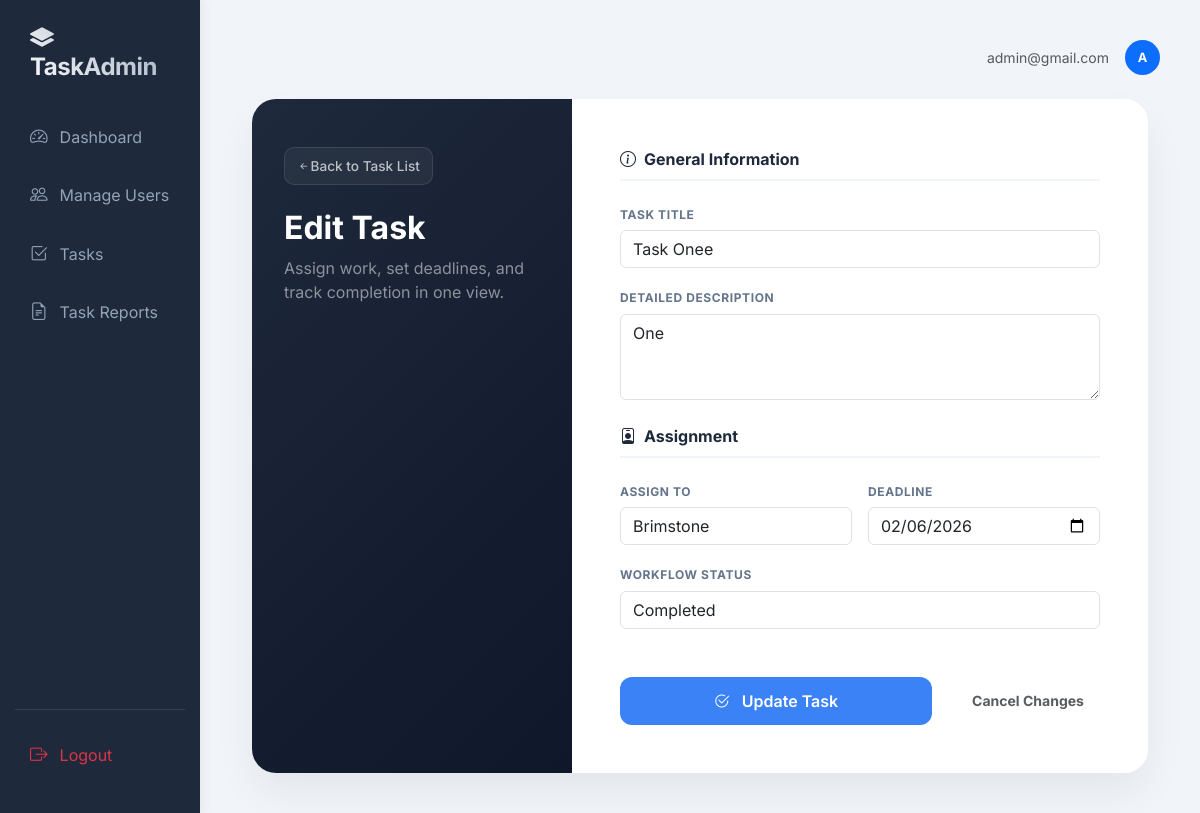
/manage-tasks/update/1/ (signed in), run on the app's committed database.
### tasks/models.py (models this page shows, shortened)
class User(AbstractUser):
    ROLE_SUPERADMIN = 'superadmin'
    ROLE_ADMIN = 'admin'
    ROLE_USER = 'user'
    ROLE_CHOICES = [
        (ROLE_SUPERADMIN, 'SuperAdmin'),
        (ROLE_ADMIN, 'Admin'),
        (ROLE_USER, 'User'),
    ]
    role = models.CharField(max_length=20, choices=ROLE_CHOICES, default=ROLE_USER)
    manager = models.ForeignKey(
        'self',
        on_delete=models.SET_NULL,
        null=True, blank=True,
        limit_choices_to={'role': ROLE_ADMIN},
        related_name='managed_users'
    )
    def is_superadmin(self):
        return self.role == self.ROLE_SUPERADMIN

class Task(models.Model):
    STATUS_PENDING = 'pending'
    STATUS_IN_PROGRESS = 'in_progress'
    STATUS_COMPLETED = 'completed'
    STATUS_CHOICES = [
        (STATUS_PENDING, 'Pending'),
        (STATUS_IN_PROGRESS, 'In Progress'),
        (STATUS_COMPLETED, 'Completed'),
    ]
    title = models.CharField(max_length=255)
    description = models.TextField(blank=True)
    assigned_to = models.ForeignKey('tasks.User', on_delete=models.CASCADE, related_name='tasks')
    due_date = models.DateField(null=True, blank=True)
    status = models.CharField(max_length=30, choices=STATUS_CHOICES, default=STATUS_PENDING)
    completion_report = models.TextField(blank=True, null=True)
    worked_hours = models.DecimalField(max_digits=6, decimal_places=2, null=True, blank=True)
    created_at = models.DateTimeField(default=timezone.now)

### tasks/web_views.py (the view)
# urls.py: path('manage-tasks/update/<int:pk>/', web_views.task_upsert, name='task_update'),
@login_required
def task_upsert(request, pk=None):
    task = get_object_or_404(Task, pk=pk) if pk else None
    if task and request.user.role == 'user' and task.assigned_to != request.user:
        return redirect('manage_tasks')
    if not task and request.user.role == 'user':
        return redirect('manage_tasks')
    if request.method == 'POST':
        form = TaskForm(request.POST, instance=task, user=request.user)
        if form.is_valid():
            task_instance = form.save(commit=False)
            if request.user.role == 'user' and task:
                task_instance.title = task.title
                task_instance.assigned_to = task.assigned_to
                task_instance.description = task.description
                task_instance.due_date = task.due_date
            task_instance.save()
            return redirect('manage_tasks')
    else:
        form = TaskForm(instance=task, user=request.user)
        if request.user.role == 'user':
            for field_name in ['title', 'assigned_to', 'description', 'due_date']:
                if field_name in form.fields:
                    form.fields[field_name].disabled = True
    context_title = "Update Progress" if request.user.role == 'user' else ("Edit Task" if task else "Create Task")
    return render(request, 'admin/task_form.html', {
        'form': form,
        'task': task,
        'title': context_title
    })

### tasks/templates/admin/task_form.html (shortened to what this page needs)
{% extends 'base.html' %}
{% block content %}
<div class="container-fluid">
    <div class="split-container">
        <div class="form-sidebar">
            <div class="mb-4">
                <a href="{% url 'manage_tasks' %}" class="btn-back">
                    <i class="bi bi-arrow-left-short"></i> Back to Task List
                </a>
            </div>
            <div class="mb-4">
                <h2 class="fw-bold">{{ title }}</h2>
                <p class="text-white-50">
                    {% if request.user.role == 'user' %}
                        Submit your completion report and worked hours for review.
                    {% else %}
                        Assign work, set deadlines, and track completion in one view.
                    {% endif %}
                </p>
            </div>
        </div>
        <div class="form-content">
            <form method="post" novalidate>
                <div class="section-header">
                    <i class="bi bi-info-circle me-2"></i> General Information
                </div>
                <div class="row g-3 mb-4">
                    <div class="col-12">
                        <label class="form-label">Task Title</label>
                        {{ form.title }}
                    </div>
                    <div class="col-12">
                        <label class="form-label">Detailed Description</label>
                        {{ form.description }}
                    </div>
                </div>
                <div class="section-header">
                    <i class="bi bi-person-badge me-2"></i> Assignment
                </div>
                <div class="row g-3 mb-4">
                    <div class="col-md-6">
        <label class="form-label">Assign To</label>
        {% if request.user.role == 'user' %}
            <div class="form-control bg-light" style="cursor: not-allowed; opacity: 0.8;">
                {{ task.assigned_to.username|default:"Not Assigned" }}
            </div>
            <input type="hidden" name="assigned_to" value="{{ task.assigned_to.id }}">
        {% else %}
            {{ form.assigned_to }}
        {% endif %}
    </div>
                    <div class="col-md-6">
                        <label class="form-label">Deadline</label>
                        {{ form.due_date }}
                    </div>
                    <div class="col-md-12">
                        <label class="form-label">Workflow Status</label>
                        {{ form.status }}
                    </div>
                </div>
                <div class="row mt-5">
                    <div class="col-md-8">
                        <button type="submit" class="btn-save-compact">
                            <i class="bi bi-check2-circle me-2"></i>
                            {% if request.user.role == 'user' %}Update Report{% else %}Update Task{% endif %}
                        </button>
                    </div>
                    <div class="col-md-4 d-flex align-items-center justify-content-center">
                        <a href="{% url 'manage_tasks' %}" class="text-muted small text-decoration-none fw-bold">Cancel Changes</a>
                    </div>
                </div>
            </form>
        </div>
    </div>
</div>
{% endblock %}

### tasks/templates/base.html (shortened to what this page needs)
<!DOCTYPE html>
<html lang="en">
<head>
    <link rel="stylesheet" href="https://cdn.jsdelivr.net/npm/bootstrap@5.3.0/dist/css/bootstrap.min.css">
    <link rel="stylesheet" href="https://cdn.jsdelivr.net/npm/bootstrap-icons@1.11.0/font/bootstrap-icons.css">
</head>
<body>
    <div class="container-fluid">
        <div class="row">
            <nav class="col-md-3 col-lg-2 sidebar d-flex flex-column">
                <h4><i class="bi bi-layers-fill me-2"></i>TaskAdmin</h4>
                <div class="nav-links">
    <a href="{% url 'dashboard' %}"
       class="{% if request.resolver_match.url_name == 'dashboard' %}active{% endif %}">
        <i class="bi bi-speedometer2"></i> Dashboard
    </a>
   {% if request.user.is_superadmin %}
    <a href="{% url 'manage_users' %}"
       class="{% if request.resolver_match.url_name == 'manage_users' or 'user' in request.resolver_match.url_name %}active{% endif %}">
        <i class="bi bi-people"></i> Manage Users
    </a>
{% endif %}
<a href="{% url 'manage_tasks' %}"
   class="{% if request.resolver_match.url_name == 'manage_tasks' %}active{% endif %}">
    <i class="bi bi-check2-square"></i> Tasks
</a>
{% if request.user.role == 'superadmin' or request.user.role == 'admin' %}
    <a href="{% url 'task_reports' %}"
       class="{% if request.resolver_match.url_name == 'task_reports' %}active{% endif %}">
        <i class="bi bi-file-earmark-text"></i> Task Reports
    </a>
{% endif %}
</div>
                <div class="logout-btn mt-auto">
                    <a href="{% url 'logout' %}" class="text-danger">
                        <i class="bi bi-box-arrow-right"></i> Logout
                    </a>
                </div>
            </nav>
            <main class="col-md-9 col-lg-10 content">
                <header class="d-flex justify-content-end align-items-center mb-4">
                    <div class="user-profile d-flex align-items-center">
                        <span class="me-3 text-muted small">{{ request.user.email }}</span>
                        <div class="rounded-circle bg-primary text-white d-flex align-items-center justify-content-center fw-bold" style="width: 35px; height: 35px; font-size: 0.8rem;">
                            {{ request.user.username|slice:":1"|upper }}
                        </div>
                    </div>
                </header>
                {% block content %}{% endblock %}
            </main>
        </div>
    </div>
</body>
</html>

### tasks/templates/base.html (style rules this page uses)
:root { --sidebar-bg: #1e293b; --accent-color: #3b82f6; --text-muted: #94a3b8; --body-bg: #f1f5f9; }
body { font-family: 'Inter', sans-serif; background-color: var(--body-bg); color: #334155; }
.sidebar { min-height: 100vh; background: var(--sidebar-bg); color: white; padding: 24px 15px; box-shadow: 4px 0 10px rgba(0,0,0,0.05); transition: all 0.3s; }
.sidebar h4 { font-weight: 700; letter-spacing: -0.5px; padding-left: 15px; margin-bottom: 30px; background: linear-gradient(45deg, #fff, #94a3b8); -webkit-background-clip: text; -webkit-text-fill-color: transparent; }
.sidebar a { color: var(--text-muted); text-decoration: none; display: flex; align-items: center; padding: 12px 15px; margin-bottom: 8px; border-radius: 8px; transition: all 0.2s ease-in-out; }
.sidebar a i { margin-right: 12px; font-size: 1.1rem; }
.content { padding: 40px; }
.logout-btn { margin-top: auto; border-top: 1px solid rgba(255,255,255,0.1); padding-top: 20px; }

### tasks/templates/admin/task_form.html (style rules this page uses)
.split-container { display: flex; background: #ffffff; border-radius: 24px; overflow: hidden; box-shadow: 0 20px 40px rgba(0,0,0,0.06); min-height: 600px; margin-top: 1rem; }
.form-sidebar { flex: 0 0 320px; background: linear-gradient(135deg, #1e293b 0%, #0f172a 100%); padding: 3rem 2rem; color: white; display: flex; flex-direction: column; }
.form-content { flex: 1; padding: 3rem; background: #ffffff; }
.form-label { font-weight: 700; color: #64748b; font-size: 0.75rem; text-transform: uppercase; letter-spacing: 0.05em; margin-bottom: 0.4rem; }
input, select, textarea { background: #f8fafc; border: 2px solid #f1f5f9; border-radius: 12px; padding: 0.6rem 1rem; font-size: 0.9rem; transition: all 0.2s; width: 100%; }
.section-header { font-size: 1rem; font-weight: 700; color: #1e293b; margin-bottom: 1.25rem; padding-bottom: 0.5rem; border-bottom: 2px solid #f1f5f9; display: flex; align-items: center; }
.btn-save-compact { background: #3b82f6; color: white; border: none; padding: 12px 30px; border-radius: 12px; font-weight: 600; width: 100%; transition: all 0.3s; }
.btn-back { display: inline-flex; align-items: center; color: rgba(255, 255, 255, 0.7); text-decoration: none; font-size: 0.85rem; font-weight: 500; padding: 8px 12px; border-radius: 10px; background: rgba(255, 255, 255, 0.05); border: 1px solid rgba(255, 255, 255, 0.1); transition: all 0.2s ease; }

### data on the page
User: user.email "admin@gmail.com", user.username "A"
Task: title "Task Onee", description "One", assigned_to "Brimstone", due_date "02/06/2026", status "Completed"

### other printed values
{{ title }} "Edit Task"
